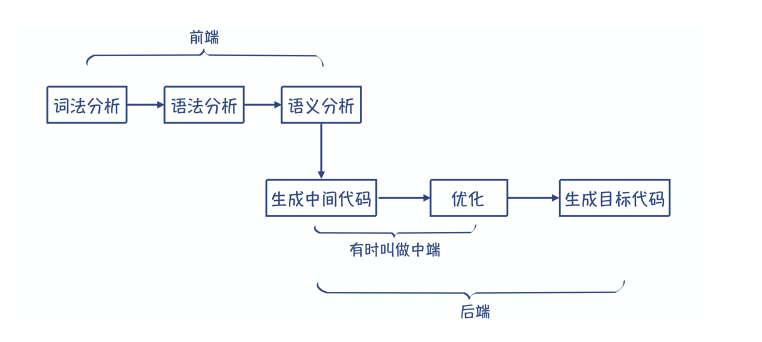
#> input picture Compiler/assets/image-20201207203945782.png, 1524 x 684 px (shown at 1/2 size)
$ python resize_image_and_to_array.py ../../../../Compiler/assets/image-20201207203945782.png   (older library calls are emulated)
#> lines starting #> are read from the running program, lines starting #| are printed output that depends on the picture
import sys
from PIL import Image, ImageOps
import numpy as np

np.set_printoptions(threshold=np.inf)

def resize_image(image, _width=32, _height=32):
#> called with _width = 32, _height = 32
    new_image = Image.open(image)
#> new_image is the input picture: PIL image 1524x684 RGBA; mean R, G, B, A 248.5, 249.9, 251.4, 255
    new_image = ImageOps.fit(new_image , (_width, _height), Image.ANTIALIAS)
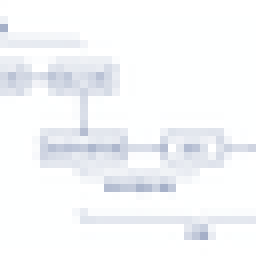
#> new_image: PIL image 32x32 RGBA (shown 8 times larger); mean R, G, B, A 245.8, 247.4, 249.7, 255
    new_image_rgb = new_image.convert('RGB')
    return np.asarray(new_image_rgb).flatten()

def print_array_for_c(_array):
    print("{",end="")
    for pixel in _array:
        print(pixel,end=",")
#> this loop made 3072 passes
#> pixel on passes 1 to 3: 254, 254, 254
#| 254,
#| 254,
#| 254,
#| 255,
#| 255,
#| 255,
#| 255,
#| 255,
#> (further printed lines are left out)
    print("}")

def main():
    if len(sys.argv) == 2:
        print("resize and convert image: "+sys.argv[1])
        print_array_for_c(resize_image(sys.argv[1]))
    else:
        print("Usage: python resize_image_and_to_array.py path_to_image")

if __name__ == "__main__":
    main()

$ run again, on Compiler/assets/6801cb9b637afae44e728fa08267756b.jpg
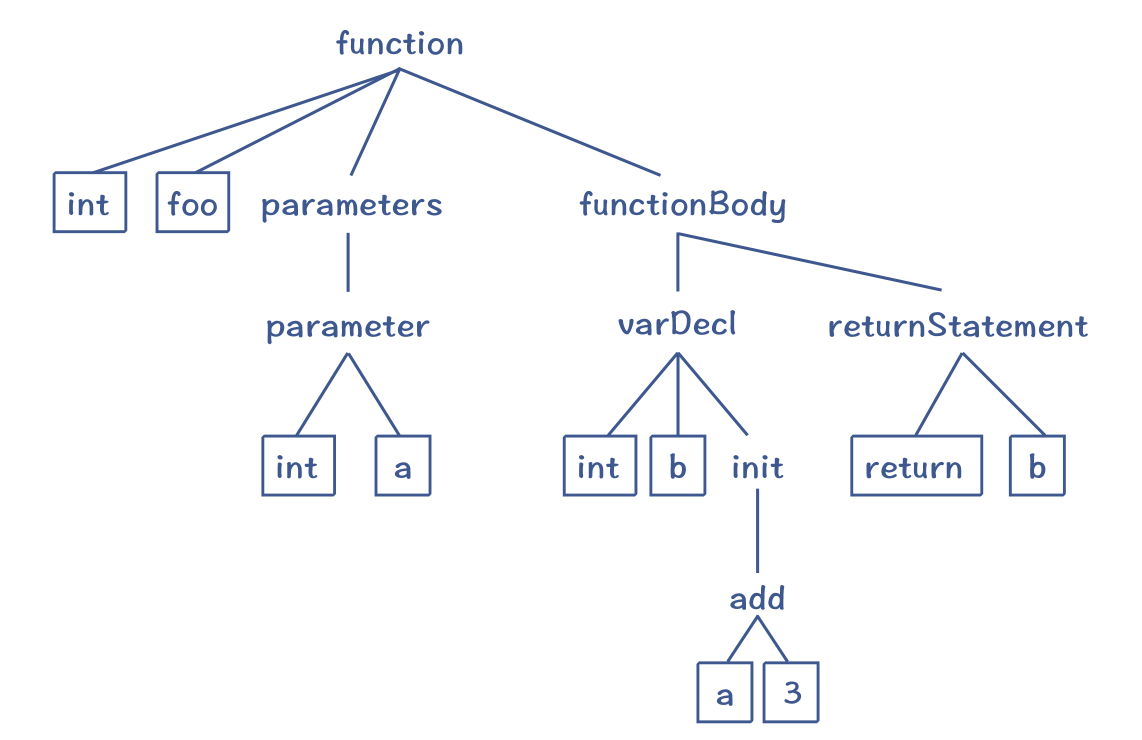
#> input picture Compiler/assets/6801cb9b637afae44e728fa08267756b.jpg, 2284 x 1480 px (shown at 1/2 size)
#> in resize_image, new_image is the input picture: PIL image 2284x1480 RGB; mean R, G, B 249.1, 249.9, 251.6
#> in resize_image, `new_image = ImageOps.fit(new_image , (_width, _height), Image.ANTIALIAS)`:
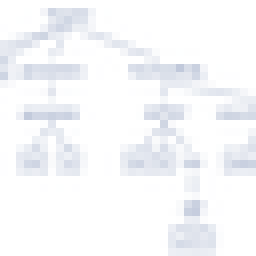
#> new_image: PIL image 32x32 RGB (shown 8 times larger); mean R, G, B 246.8, 247.9, 250.3
#> the loop in print_array_for_c, `for pixel in _array:` made 3072 passes
#| 255,
#| 255,
#| 255,
#| 255,
#| 255,
#> (further printed lines are left out)

$ run again, on Compiler/assets/d80623403c912ab43c328623df8a0e9a.jpg
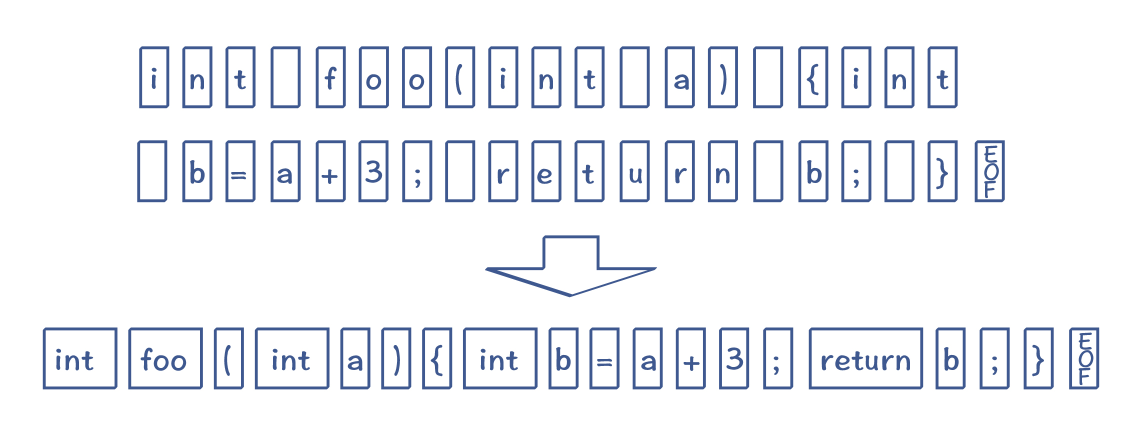
#> input picture Compiler/assets/d80623403c912ab43c328623df8a0e9a.jpg, 2284 x 880 px (shown at 1/2 size)
#> in resize_image, new_image is the input picture: PIL image 2284x880 RGB; mean R, G, B 240.4, 242.4, 246.5
#> in resize_image, `new_image = ImageOps.fit(new_image , (_width, _height), Image.ANTIALIAS)`:
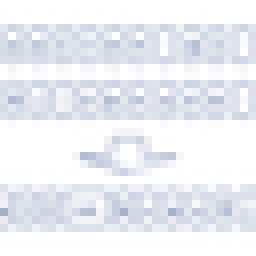
#> new_image: PIL image 32x32 RGB (shown 8 times larger); mean R, G, B 235.8, 238.4, 243.9
#> the loop in print_array_for_c, `for pixel in _array:` made 3072 passes
#| 255,
#| 255,
#| 255,
#| 255,
#| 255,
#> (further printed lines are left out)
